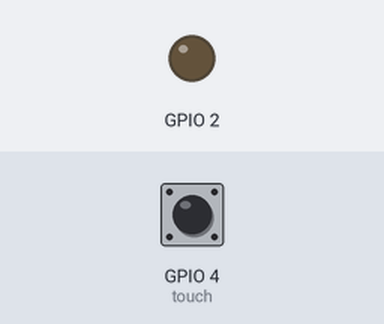
The sketch below on a simulated ESP32. Parts: output pins drawn as LEDs (lit = HIGH). Dashed ring = blinking. The test bench sets the inputs (shaded band); at power-on: GPIO 4 (touch) HIGH. WiFi joins after 1.5 s; servers stay silent unless stated; uploads are accepted with an empty reply; what the sketch prints to the serial monitor is not drawn.

Above: at 6.2 s.
6.3 s: GPIO 4 (touch) pulled LOW for 3.2 s
At 7.1 s:
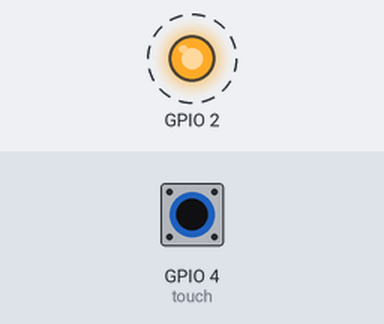
Timing chart, 0 to 11.1 s (numbered marks = the images above; inputs shaded):
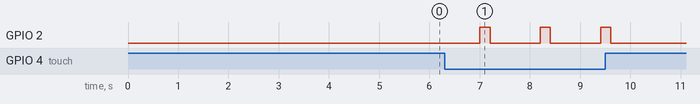

Measured:
- after the input at 6.3 s, GPIO 2: alternates HIGH for 0.20 s and LOW for 1.0 s, 6 changes in all, then stays LOW, starting after 0.71 s

The sketch:

ServidorESP32.ino
```cpp
#include <WiFi.h>
#include <HTTPClient.h>

#define touch 4

const char* ssid  = "";
const char* senha = "";
String serverName = "http://IP:PORTA/datasnap/rest/Ty/";

void setup() {
  Serial.begin(115200);
  pinMode(touch, INPUT);
  pinMode(2, OUTPUT);
  WiFi.begin(ssid, senha);
  while (WiFi.status() != WL_CONNECTED) {
    delay(5000);
    Serial.println("Conectando...");
    WiFi.begin(ssid, senha);
  }
  Serial.println("Conectado!");
  Serial.println(WiFi.localIP());
}

void loop() {
  if ((WiFi.status() == WL_CONNECTED)) {
    HTTPClient http;
    int httpCode;
    if (touchRead(touch) < 50) {
      digitalWrite(2, HIGH);

      http.begin("http://IP:PORTA/datasnap/rest/Ty/Debito");

      http.addHeader("Content-Type", "application/json");

      //httpCode = http.PUT("{\"pedido\":\"Cerveja!\"}");
      httpCode = http.POST("{\"nome\":\"Sileide\"}");
      if (httpCode > 0) {
        String payload = http.getString();
        Serial.println(payload);
      }
      digitalWrite(2, LOW);
    }else if (touchRead(touch) > 80) {
      Serial.println(serverName+"pedirCerveja");
      http.begin(serverName+"pedirCerveja(2)");
      httpCode = http.GET();
      Serial.println(String(httpCode));
      if (httpCode > 0) {
        String retorno = http.getString();
        Serial.println(retorno);
      }else{
        Serial.println("Error on HTTP request");
      }
    }
    http.end();
  }
  delay(1000);
}
```
